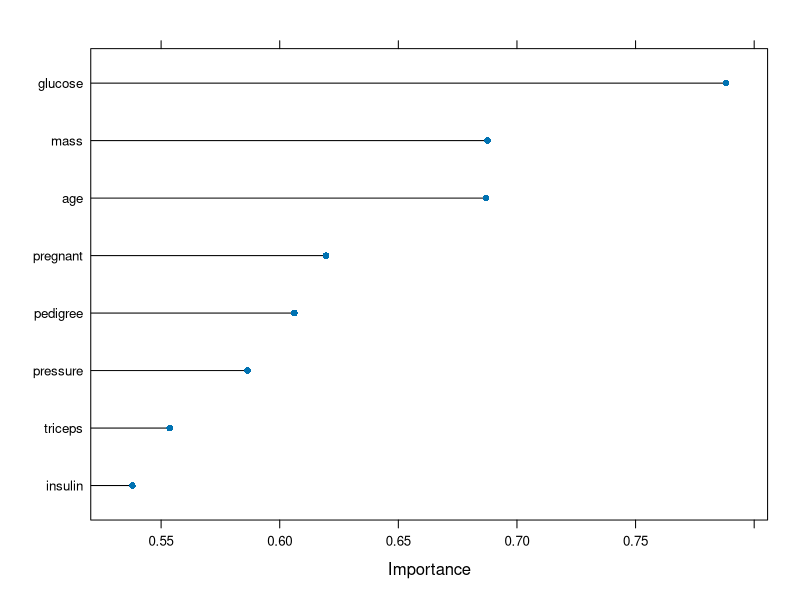
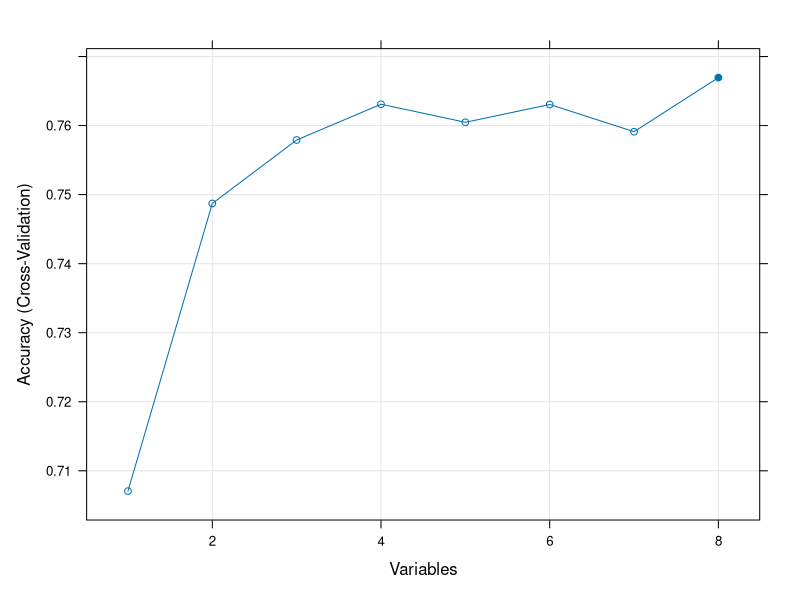

These figures' R source, in order:
# ensure results are repeatable
set.seed(7)
# load the library
library(mlbench)
library(caret)
library(class)
# load the dataset
data(PimaIndiansDiabetes)
# prepare training scheme
control <- trainControl(method="repeatedcv", number=10, repeats=3)
# train the model (method = 'rf')
model <- train(diabetes~., data=PimaIndiansDiabetes, method="lvq", preProcess="scale", trControl=control)
# estimate variable importance
importance <- varImp(model, scale=FALSE)
# summarize importance
print(importance)
# plot importance
plot(importance)

#---------------------------
# ensure the results are repeatable
set.seed(7)
# load the library
library(mlbench)
library(caret)
# load the data
data(PimaIndiansDiabetes)
# define the control using a random forest selection function
control <- rfeControl(functions=rfFuncs, method="cv", number=10)
# run the RFE algorithm
results <- rfe(PimaIndiansDiabetes[,1:8], PimaIndiansDiabetes[,9], sizes=c(1:8), rfeControl=control)
# summarize the results
print(results)
# list the chosen features
predictors(results)
# plot the results
plot(results, type=c("g", "o"))